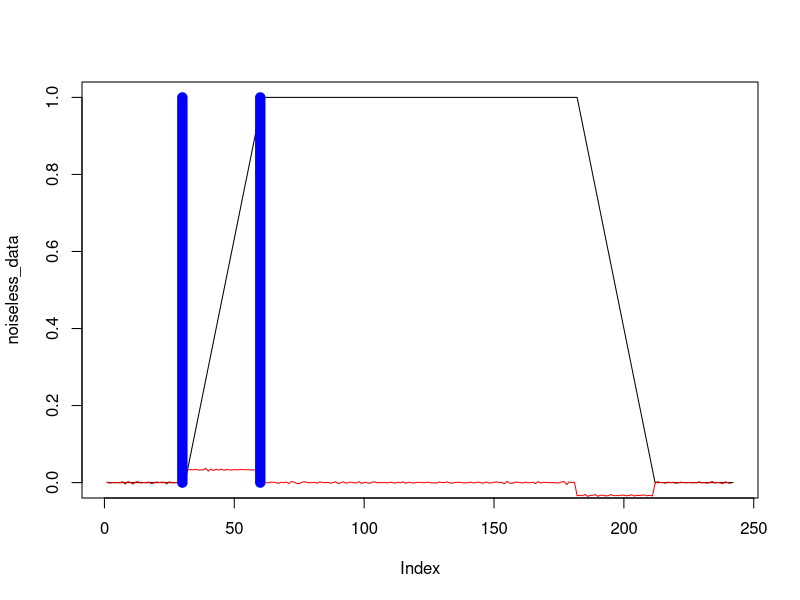

Recreate this plot in R.
    # 30039
    # CUSUM 
    
    N <- 30
    
    mu1 <- 0
    mu2 <- 1
    noiseless_data <- c(rep(mu1,N), seq(mu1,mu2,1/N), rep(mu2,N*4), seq(mu2,mu1,-1/N), rep(mu1,N))
    
    
    sigma <- 0.001
    data_before_diff <- noiseless_data + rnorm(length(noiseless_data),0,sigma)
    data <- diff(data_before_diff)
    mu2diff <- 0.04
    
    thresh <- 1
    
    breaks <- rep(0,N)
    num_breaks <- 0
    
    s <- rep(0,length(data))
    capS <- rep(0,length(data))
    G <- rep(0,length(data))
    for (k in 1:length(data))
    {
      s[k] = (mu2diff - mu1)/sigma*(data[k] - (mu2diff + mu1)/2)
      if (k==1)
      {
        capS[k] = s[k]
      }
      else
      {
        capS[k] = capS[k-1] + s[k]
      }
      
      G[k] <- max(0,capS[k] - min(capS[1:k]))
      
      if (abs(G[k]) > thresh)
      {
        num_breaks <- num_breaks + 1
        breaks[num_breaks] <- which.min(capS[1:k])
        tmp <- mu1
        mu1 <- mu2diff
        mu2diff <- tmp
      }
    }
    
    first_break <- min(breaks[1:num_breaks])
    last_break <- max(breaks[1:num_breaks])
    
    plot(noiseless_data,type="l")
    lines(data,col="red")
    lines(c(first_break,first_break),c(0,1),col="blue", lwd=10)
    lines(c(last_break,last_break),c(0,1),col="blue",lwd=10)
    
    
    
